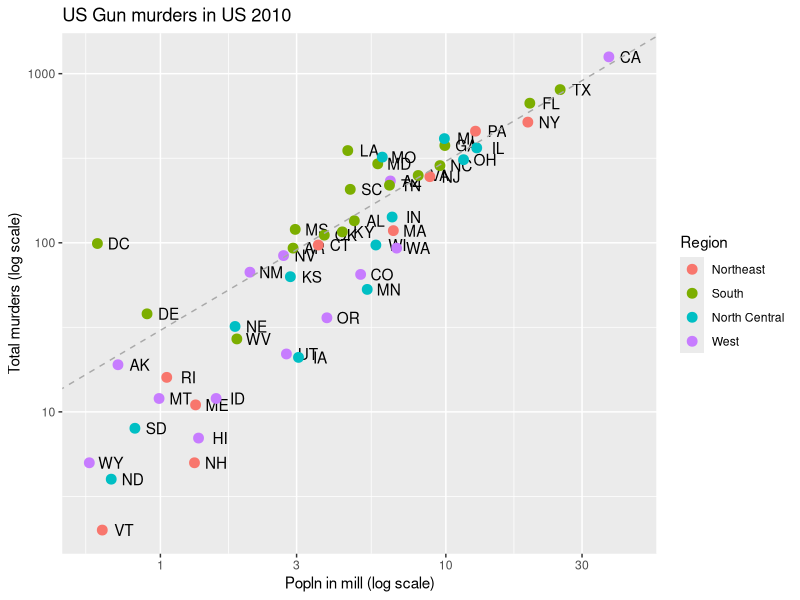

Source code (R):
library(dslabs)
library(tidyverse)
data(murders)

p <- murders %>% ggplot(aes(population/10^6, total, label = abb)) + geom_text(nudge_x = 0.075) + scale_x_log10() + 
  scale_y_log10() + xlab("Popln in mill (log scale)") + ylab("Total murders (log scale)") +
  ggtitle("US Gun murders in US 2010")

p <- p + geom_point(aes(col=region), size = 3) #x and y mappings are inherited from when we defined p / aes 

r <- murders %>% summarize(rate = sum(total) / sum(population) * 10^6) %>% .$rate

p <- p + geom_abline(intercept = log10(r), lty = 2, color = "darkgrey") + scale_color_discrete(name = "Region")
